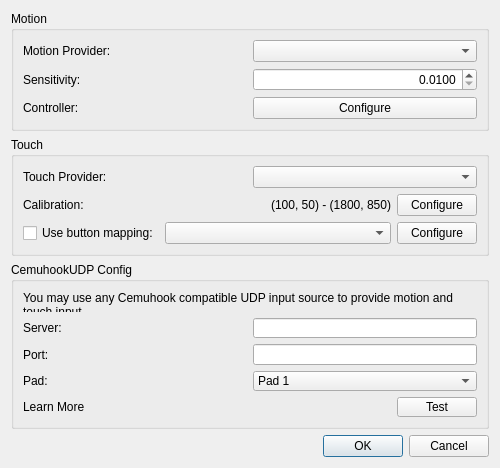
<?xml version="1.0" encoding="UTF-8"?>
<ui version="4.0">
 <class>ConfigureMotionTouch</class>
 <widget class="QDialog" name="ConfigureMotionTouch">
  <property name="windowTitle">
   <string>Configure Motion / Touch</string>
  </property>
  <property name="geometry">
   <rect>
    <x>0</x>
    <y>0</y>
    <width>500</width>
    <height>450</height>
   </rect>
  </property>
  <layout class="QVBoxLayout">
   <item>
    <widget class="QGroupBox" name="motion_group_box">
     <property name="title">
      <string>Motion</string>
     </property>
     <layout class="QVBoxLayout">
      <item>
       <layout class="QHBoxLayout">
        <item>
         <widget class="QLabel" name="motion_provider_label">
          <property name="text">
           <string>Motion Provider:</string>
          </property>
         </widget>
        </item>
        <item>
         <widget class="QComboBox" name="motion_provider"/>
        </item>
       </layout>
      </item>
      <item>
       <layout class="QHBoxLayout">
        <item>
         <widget class="QLabel" name="motion_sensitivity_label">
          <property name="text">
           <string>Sensitivity:</string>
          </property>
         </widget>
        </item>
        <item>
         <widget class="QDoubleSpinBox" name="motion_sensitivity">
          <property name="alignment">
           <set>Qt::AlignRight|Qt::AlignTrailing|Qt::AlignVCenter</set>
          </property>
          <property name="decimals">
           <number>4</number>
          </property>
          <property name="minimum">
           <double>0.010000000000000</double>
          </property>
          <property name="maximum">
           <double>10.000000000000000</double>
          </property>
          <property name="singleStep">
           <double>0.001000000000000</double>
          </property>
          <property name="value">
           <double>0.010000000000000</double>
          </property>
         </widget>
        </item>
       </layout>
      </item>
      <item>
       <layout class="QHBoxLayout">
        <item>
         <widget class="QLabel" name="motion_controller_label">
          <property name="text">
           <string>Controller:</string>
          </property>
         </widget>
        </item>
        <item>
         <widget class="QPushButton" name="motion_controller_button">
          <property name="text">
           <string>Configure</string>
          </property>
         </widget>
        </item>
       </layout>
      </item>
     </layout>
    </widget>
   </item>
   <item>
    <widget class="QGroupBox" name="touch_group_box">
     <property name="title">
      <string>Touch</string>
     </property>
     <layout class="QVBoxLayout">
      <item>
       <layout class="QHBoxLayout">
        <item>
         <widget class="QLabel" name="touch_provider_label">
          <property name="text">
           <string>Touch Provider:</string>
          </property>
         </widget>
        </item>
        <item>
         <widget class="QComboBox" name="touch_provider"/>
        </item>
       </layout>
      </item>
      <item>
       <layout class="QHBoxLayout">
        <item>
         <widget class="QLabel" name="touch_calibration_label">
          <property name="text">
           <string>Calibration:</string>
          </property>
         </widget>
        </item>
        <item>
         <widget class="QLabel" name="touch_calibration">
          <property name="text">
           <string>(100, 50) - (1800, 850)</string>
          </property>
          <property name="alignment">
           <set>Qt::AlignRight|Qt::AlignTrailing|Qt::AlignVCenter</set>
          </property>
         </widget>
        </item>
        <item>
         <widget class="QPushButton" name="touch_calibration_config">
          <property name="sizePolicy">
           <sizepolicy hsizetype="Maximum" vsizetype="Fixed">
            <horstretch>0</horstretch>
            <verstretch>0</verstretch>
           </sizepolicy>
          </property>
          <property name="text">
           <string>Configure</string>
          </property>
         </widget>
        </item>
       </layout>
      </item>
      <item>
       <layout class="QHBoxLayout">
        <item>
         <widget class="QCheckBox" name="touch_from_button_checkbox">
          <property name="sizePolicy">
           <sizepolicy hsizetype="Maximum" vsizetype="Fixed">
            <horstretch>0</horstretch>
            <verstretch>0</verstretch>
           </sizepolicy>
          </property>
          <property name="text">
           <string>Use button mapping:</string>
          </property>
         </widget>
        </item>
        <item>
         <widget class="QComboBox" name="touch_from_button_map"/>
        </item>
        <item>
         <widget class="QPushButton" name="touch_from_button_config_btn">
          <property name="sizePolicy">
           <sizepolicy hsizetype="Maximum" vsizetype="Fixed">
            <horstretch>0</horstretch>
            <verstretch>0</verstretch>
           </sizepolicy>
          </property>
          <property name="text">
           <string>Configure</string>
          </property>
         </widget>
        </item>
       </layout>
      </item>
     </layout>
    </widget>
   </item>
   <item>
    <widget class="QGroupBox" name="udp_config_group_box">
     <property name="title">
      <string>CemuhookUDP Config</string>
     </property>
     <layout class="QVBoxLayout">
      <item>
       <widget class="QLabel" name="udp_help">
        <property name="text">
         <string>You may use any Cemuhook compatible UDP input source to provide motion and touch input.</string>
        </property>
        <property name="alignment">
         <set>Qt::AlignLeading|Qt::AlignLeft|Qt::AlignTop</set>
        </property>
        <property name="wordWrap">
         <bool>true</bool>
        </property>
       </widget>
      </item>
      <item>
       <layout class="QHBoxLayout">
        <item>
         <widget class="QLabel" name="udp_server_label">
          <property name="text">
           <string>Server:</string>
          </property>
         </widget>
        </item>
        <item>
         <widget class="QLineEdit" name="udp_server">
          <property name="sizePolicy">
           <sizepolicy hsizetype="Minimum" vsizetype="Fixed">
            <horstretch>0</horstretch>
            <verstretch>0</verstretch>
           </sizepolicy>
          </property>
         </widget>
        </item>
       </layout>
      </item>
      <item>
       <layout class="QHBoxLayout">
        <item>
         <widget class="QLabel" name="udp_port_label">
          <property name="text">
           <string>Port:</string>
          </property>
         </widget>
        </item>
        <item>
         <widget class="QLineEdit" name="udp_port">
          <property name="sizePolicy">
           <sizepolicy hsizetype="Minimum" vsizetype="Fixed">
            <horstretch>0</horstretch>
            <verstretch>0</verstretch>
           </sizepolicy>
          </property>
         </widget>
        </item>
       </layout>
      </item>
      <item>
       <layout class="QHBoxLayout">
        <item>
         <widget class="QLabel" name="udp_pad_index_label">
          <property name="text">
           <string>Pad:</string>
          </property>
         </widget>
        </item>
        <item>
         <widget class="QComboBox" name="udp_pad_index">
          <item>
           <property name="text">
            <string>Pad 1</string>
           </property>
          </item>
          <item>
           <property name="text">
            <string>Pad 2</string>
           </property>
          </item>
          <item>
           <property name="text">
            <string>Pad 3</string>
           </property>
          </item>
          <item>
           <property name="text">
            <string>Pad 4</string>
           </property>
          </item>
         </widget>
        </item>
       </layout>
      </item>
      <item>
       <layout class="QHBoxLayout">
        <item>
         <widget class="QLabel" name="udp_learn_more">
          <property name="text">
           <string>Learn More</string>
          </property>
         </widget>
        </item>
        <item>
         <widget class="QPushButton" name="udp_test">
          <property name="sizePolicy">
           <sizepolicy hsizetype="Maximum" vsizetype="Fixed">
            <horstretch>0</horstretch>
            <verstretch>0</verstretch>
           </sizepolicy>
          </property>
          <property name="text">
           <string>Test</string>
          </property>
         </widget>
        </item>
       </layout>
      </item>
     </layout>
    </widget>
   </item>
   <item>
    <spacer>
     <property name="orientation">
      <enum>Qt::Vertical</enum>
     </property>
     <property name="sizeHint" stdset="0">
      <size>
       <width>167</width>
       <height>55</height>
      </size>
     </property>
    </spacer>
   </item>
   <item>
    <widget class="QDialogButtonBox" name="buttonBox">
     <property name="standardButtons">
      <set>QDialogButtonBox::Cancel|QDialogButtonBox::Ok</set>
     </property>
    </widget>
   </item>
  </layout>
 </widget>
 <resources/>
</ui>
